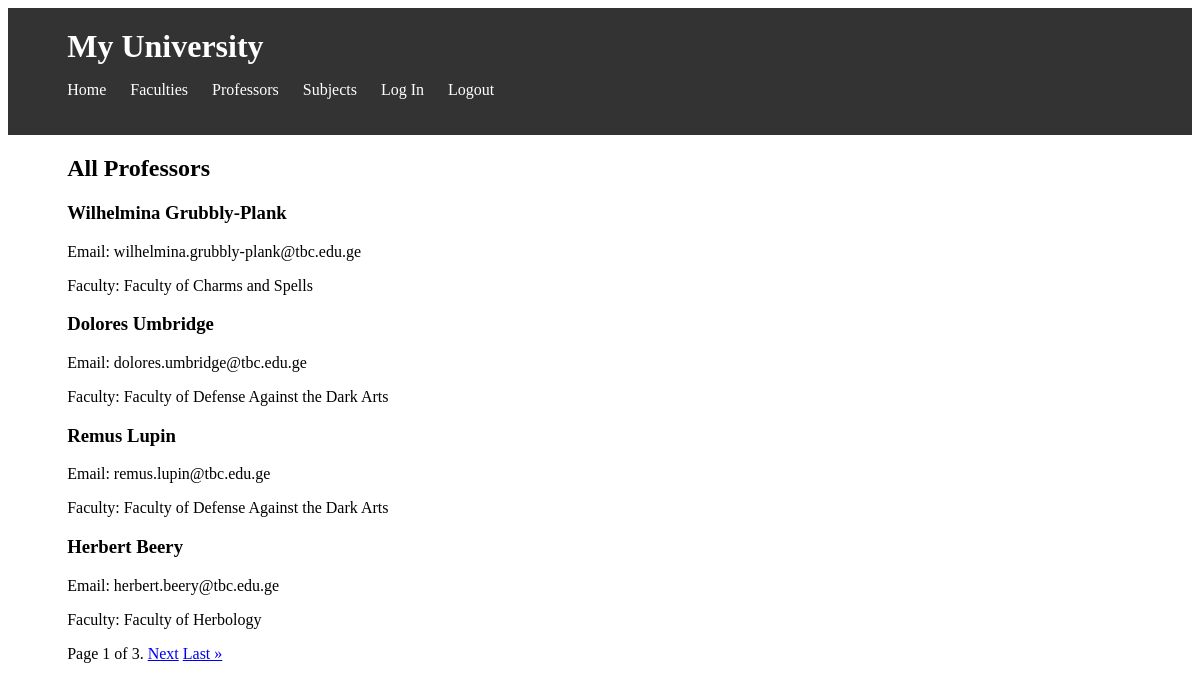
Page /professors/ on the committed database.
### university/models/professor.py (models this page shows, shortened)
class Professor(models.Model):
    user = models.OneToOneField(User, on_delete=models.SET_NULL, related_name='professor', null=True, blank=True)
    first_name = models.CharField(max_length=100, verbose_name=_('First Name'))
    last_name = models.CharField(max_length=100, verbose_name=_('Last Name'))
    email = models.EmailField(max_length=100, verbose_name=_('Email'), default='', blank=True)
    faculty = models.ForeignKey('university.Faculty', on_delete=models.CASCADE, related_name='professors',
                                verbose_name=_('Faculty'), blank=True, null=True)
    created_at = models.DateTimeField(auto_now_add=True, verbose_name=_('Created At'))
    updated_at = models.DateTimeField(auto_now=True, verbose_name=_('Updated At'))
    class Meta:
        verbose_name = _('Professor')
        verbose_name_plural = _('Professors')
        ordering = ('-created_at',)

### university/models/faculty.py (models this page shows)
class Faculty(models.Model):
    name = models.CharField(max_length=100, verbose_name=_('Faculty Name'))
    description = models.TextField(verbose_name=_('Description'))
    email = models.EmailField(max_length=100, verbose_name=_('Email'), default='', blank=True)
    courses = models.ManyToManyField(Course, related_name='faculties', verbose_name=_('Courses'), blank=True)
    head_of_faculty = models.OneToOneField(
        Professor,
        on_delete=models.SET_NULL,
        related_name='faculty_head',  # Custom related_name for the head_of_faculty field
        null=True,
        blank=True,
        verbose_name=_('Head of Faculty')
    )
    created_at = models.DateTimeField(auto_now_add=True, verbose_name=_('Created At'))
    updated_at = models.DateTimeField(auto_now=True, verbose_name=_('Updated At'))
    class Meta:
        verbose_name = _('Faculty')
        verbose_name_plural = _('Faculties')
        ordering = ('-created_at',)
    def __str__(self):
        return self.name

### university/views/professor.py (the view)
# urls.py: path('professors/', professors, name='professors'),
def professors(request):
    professors_list = Professor.objects.all()  # Retrieve all professors from the database
    per_page = 4
    paginator = Paginator(professors_list, per_page)
    page_number = request.GET.get('page')
    try:
        professors = paginator.page(page_number)
    except PageNotAnInteger:
        professors = paginator.page(1)
    except EmptyPage:
        professors = paginator.page(paginator.num_pages)
    return render(request, 'university/professors.html', {'professors': professors})

### university/templates/university/professors.html (shortened to what this page needs)
{% block content %}
    {% include 'university/header.html' %}
    <div class="container">
        <h2>All Professors</h2>
        <div class="professors-list">
            {% for professor in professors %}
                <div class="professor">
                    <h3>{{ professor.first_name }} {{ professor.last_name }}</h3>
                    <p>Email: {{ professor.email }}</p>
                    <p>Faculty: {{ professor.faculty }}</p>
                </div>
            {% endfor %}
            <span class="current">
    Page {{ professors.number }} of {{ professors.paginator.num_pages }}.
  </span>
            {% if professors.has_next %}
                <a href="?page={{ professors.next_page_number }}">Next</a>
                <a href="?page={{ professors.paginator.num_pages }}">Last &raquo;</a>
            {% endif %}
        </div>
    </div>
{% endblock %}

### university/templates/university/header.html (style rules this page uses)
.container { width: 90%; margin: 0 auto; }

### rows in the picture
Professor: first_name "Wilhelmina", last_name "Grubbly-Plank", email "wilhelmina.grubbly-plank@tbc.edu.ge", faculty "Faculty of Charms and Spells"
Professor: first_name "Dolores", last_name "Umbridge", email "dolores.umbridge@tbc.edu.ge", faculty "Faculty of Defense Against the Dark Arts"
Professor: first_name "Remus", last_name "Lupin", email "remus.lupin@tbc.edu.ge", faculty "Faculty of Defense Against the Dark Arts"
Professor: first_name "Herbert", last_name "Beery", email "herbert.beery@tbc.edu.ge", faculty "Faculty of Herbology"

### other values in the picture
{{ professors.number }} "1"
{{ professors.paginator.num_pages }} "3"
